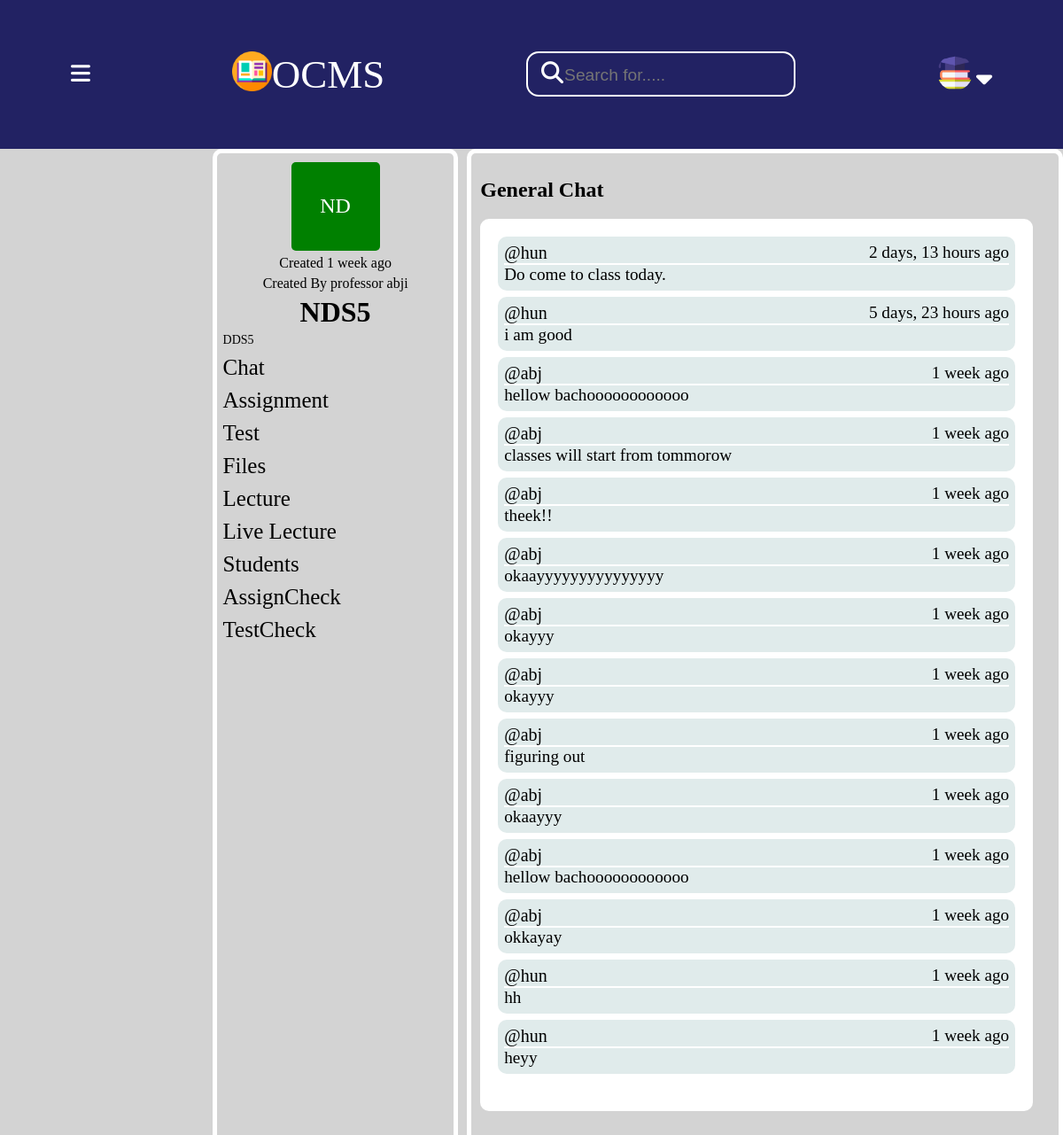
The page /troom/11/ on the database its author committed.
### base/models.py (models this page shows, shortened)
class Room(models.Model):
    course_id=models.CharField(max_length=100)
    teacher=models.CharField(max_length=100)
    name = models.CharField(max_length=200) #set it to host.subject_name during declaration by default
    description = models.TextField(null=True, blank=True)
    avatar = models.ImageField(null=True, default="avatar.svg")
    room_code=models.CharField(max_length=100)
    updated = models.DateTimeField(auto_now=True)
    created = models.DateTimeField(auto_now_add=True)
    class Meta:
        ordering = ['-updated', '-created']

class Message(models.Model):
    user = models.ForeignKey(User, on_delete=models.CASCADE)
    room = models.ForeignKey(Room, on_delete=models.CASCADE)
    body = models.TextField(max_length=1000)
    updated = models.DateTimeField(auto_now=True)
    created = models.DateTimeField(auto_now_add=True)
    class Meta:
        ordering = ['-updated', 'created']

class User(AbstractUser):
    is_student = models.BooleanField(default=False)
    is_teacher = models.BooleanField(default=False)

### base/views.py (the view, shortened to what this page needs)
# urls.py: path('troom/<str:pk>/',views.troom,name='troom'),
def troom(request ,pk):
    room=Room.objects.get(id=pk)
    room_messages=room.message_set.all()
    context={'room':room,'room_messages':room_messages}
    return render(request,'base/troom.html',context)

### base/templates/base/troom.html (shortened to what this page needs)
{% include 'teacher_main.html' %}
{% block content %}
<div class="bigcontainer">
    <div class="leftcontainer">
        <div class="classicon">
            {{ room.name|slice:":2" }}
        </div>
       <p>Created {{room.created | timesince}} ago</p>
       <p>Created By professor {{room.teacher}}</p>
        <div class="classname">
            <h1>{{room.name}} </h1>
        </div>
        <ul>
            <li class="opt" style="font-size: 14px;">
                {{room.description}}
            </li>
            <li class="opt">
               <a href="{% url 'troom' room.id %}"> Chat</a>
            </li>
            <li class="opt">
              <a href="{% url 'tassignments' room.id %}">Assignment</a>
            </li>
            <li class="opt">
             <a href="{% url 'ttest' room.id %}">Test</a>
            </li>
            <li class="opt">
               <a href="{% url 'tfiles' room.id %}">Files</a>
            </li>
            <li class="opt">
                <a href="{% url 'tlectures' room.id %}">Lecture</a>
            </li>
            <li class="opt">
                <a href="{% url 'create_meeting' room.id %}">Live Lecture</a>
            </li>
            <li class="opt">
                <a href="{% url 'trstudents' room.id %}">Students</a>
            </li>
            <li class="opt">
                <a href="{% url 'tasubmission' room.id %}">AssignCheck</a>
            </li>
            <li class="opt">
                <a href="{% url 'tasubmission' room.id %}">TestCheck</a>
            </li>
        </ul>
    </div>
    <div class="rightcontainer">
        <div class="rightnav">
        <h2>General Chat</h2>
    </div>
    <div class="messagebox">
        {% for message in room_messages %}
        <div class="mes">
          <div class="messager">
            <p>@{{message.user}}</p>
            <p>{{message.created | timesince}} ago</p>
          </div>
          <p>{{message.body}}</p>
    </div>
    {% endfor %}
   </div>
{% endblock content %}

### static/styles/portal.css (style rules this page uses)
* { margin: 0; border: 0; box-sizing: border-box; }
body { height: 100vh; width: 100vw; display: flex; flex-direction: column; }
.bigcontainer { min-height: 100vh; position: absolute; top: 10vh; width: 100vw; display: flex; background-color:lightgray; gap: 10px; }
.leftcontainer { margin-left:20vw; width: 40%; display: flex; flex-direction: column; gap: 5px; padding-top: 10px; align-items: center; border: 5px solid white; padding: 10px; border-radius: 10px; }
.classicon { height: 100px; width: 100px; display: flex; justify-content: center; align-items: center; color: white; font-size:x-large; border-radius: 5px; background-color: green; }
.leftcontainer ul { display: flex; flex-direction: column; gap: 9px; position: relative; right: 6.7vw; }
.leftcontainer ul li { list-style: none; font-size:25px; }
.leftcontainer ul li a { text-decoration: none; color: #000; }
.rightcontainer { width: 100%; border: 5px solid white; padding: 10px; border-radius: 10px; }
.messagebox { overflow-y: scroll; margin-top:3%; height: 60vh; width: 52vw; background-color:white; padding: 20px; border-radius: 10px; display: flex; flex-direction: column; gap:7px; }
.mes { padding: 7px; background-color:#e0ebeb; color: black; font-size: larger; border-radius: 10px; display: flex; flex-direction: column; flex-wrap: wrap; }
.messager { display: flex; justify-content: space-between; border-bottom: 2px solid white; }
.messager :nth-child(1) { font-size: 20px; }

### rows shown on the page
Room: name "ND", created "1 week", teacher "abji", name "NDS5", description "DDS5"
Message: user "hun", created "2 days, 13 hours", body "Do come to class today."
Message: user "hun", created "5 days, 23 hours", body "i am good"
Message: user "abj", created "1 week", body "hellow bachoooooooooooo"
Message: user "abj", created "1 week", body "classes will start from tommorow"
Message: user "abj", created "1 week", body "theek!!"
Message: user "abj", created "1 week", body "okaayyyyyyyyyyyyyyy"
Message: user "abj", created "1 week", body "okayyy"
Message: user "abj", created "1 week", body "okayyy"
Message: user "abj", created "1 week", body "figuring out"
Message: user "abj", created "1 week", body "okaayyy"
Message: user "abj", created "1 week", body "hellow bachoooooooooooo"
Message: user "abj", created "1 week", body "okkayay"
Message: user "hun", created "1 week", body "hh"
Message: user "hun", created "1 week", body "heyy"
